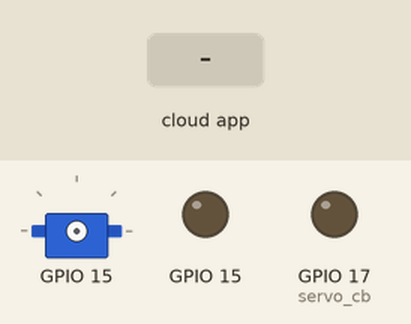
This sketch was run on a simulated ESP32. Shown: servo, output pins drawn as LEDs (lit = HIGH). The test bench sets the inputs (shaded band). The ROS host is connected and sends only what is stated; servo pulses on a pin are drawn as a servo (544–2400 µs = 0–180°); what the sketch prints to the serial monitor is not drawn.

Above: at 1.2 s.
1.3 s: the phone or cloud app sets servo to 0
At 2.0 s:
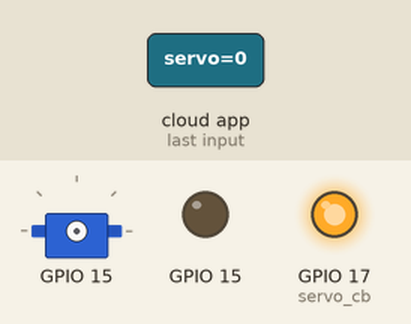
2.8 s: the phone or cloud app sets servo to 45
At 3.2 s:
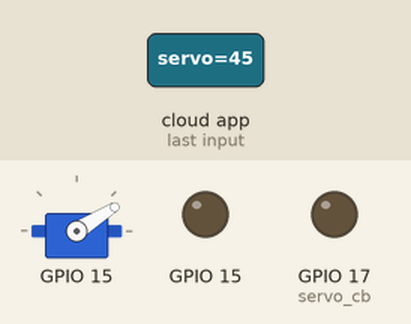
4.3 s: the phone or cloud app sets servo to 90
At 5.5 s:
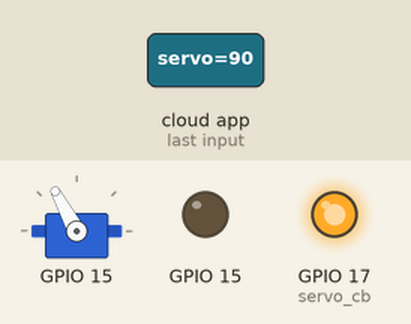
5.8 s: the phone or cloud app sets servo to 180
At 6.7 s:
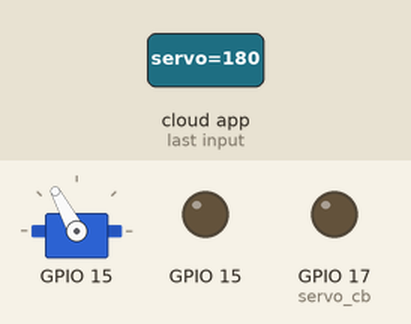
7.3 s: the phone or cloud app sets servo to 45
At 7.8 s:
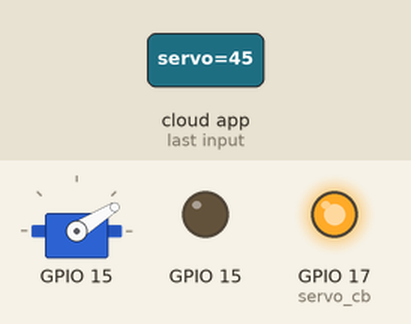
Timing chart, 0 to 9.8 s (numbered marks = the images above; inputs shaded):
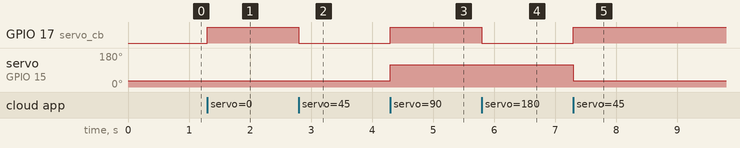

Measured:
- after the input at 1.3 s, GPIO 17 (servo_cb): LOW → HIGH at once
- after the input at 2.8 s, GPIO 17 (servo_cb): HIGH → LOW at once
- after the input at 4.3 s, GPIO 17 (servo_cb): LOW → HIGH at once; servo on GPIO 15: 32° → 118° at once
- after the input at 5.8 s, GPIO 17 (servo_cb): HIGH → LOW at once
- after the input at 7.3 s, GPIO 17 (servo_cb): LOW → HIGH at once; servo on GPIO 15: 118° → 32° at once

The sketch:

3-13_wifi-servo_test.ino.ino
```cpp
#include "esp_system.h"
#include <ros.h>
#include <std_msgs/UInt16.h>

ros::NodeHandle nh;

//Servo servo;

void servo_cb(const std_msgs::UInt16& cmd_msg){

    //servo.write(cmd_msg.data);
    ledcWrite(0,cmd_msg.data);
    //delay(150);
    Serial.print(cmd_msg.data);
    digitalWrite(17, HIGH-digitalRead(17));

}

ros::Subscriber<std_msgs::UInt16> sub("servo", servo_cb);
    String a;
void setup(){

  Serial.begin(115200);//
    //ledcSetup(0,50,10);//0ch50hz10bit
    //ledcAttachPin(15,0);//15pin0ch//


    pinMode(17, OUTPUT);
    digitalWrite(17, LOW);
    nh.initNode();
    nh.subscribe(sub);
    ledcSetup(0,50,10);//0ch50hz10bit
    ledcAttachPin(15,0);//15pin0ch//

   // servo.attach(9);

}
int mini=10;//左端//
int maxi=167;//右端//
int n=mini;//

void loop(){
 //ledcWrite(0,10);//
 //n+=15;//
 //if (n>maxi) n=mini;//
  //delay(1500);//
  //ledcWrite(0,n);
  //delay(1500);
 //ledcWrite(0,150);
  //Serial.println(n);//
  //delay(1500);


    nh.spinOnce();
    delay(1);
}
```
